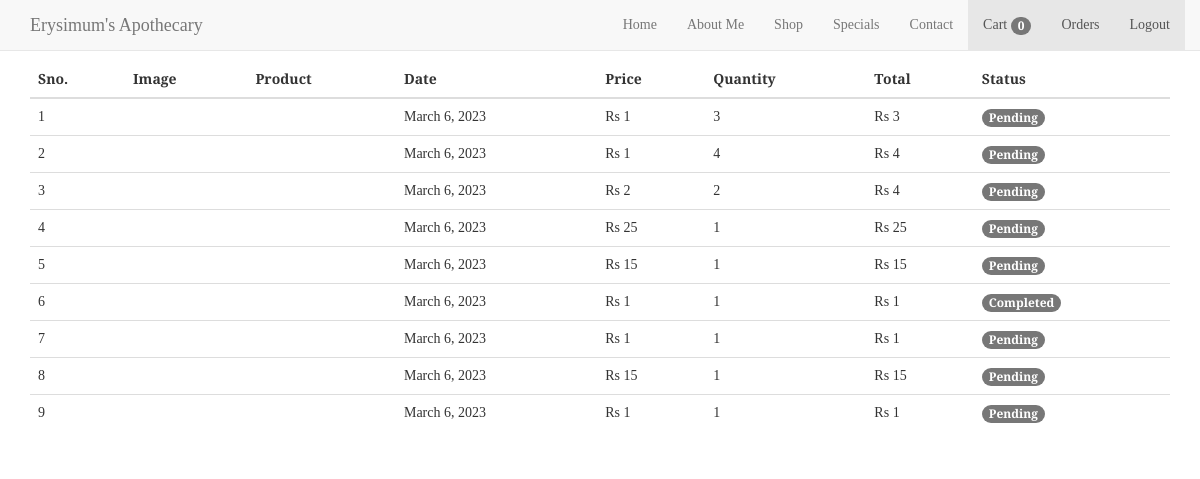
/shop/orders (signed in), run on an earlier commit of the app's database.
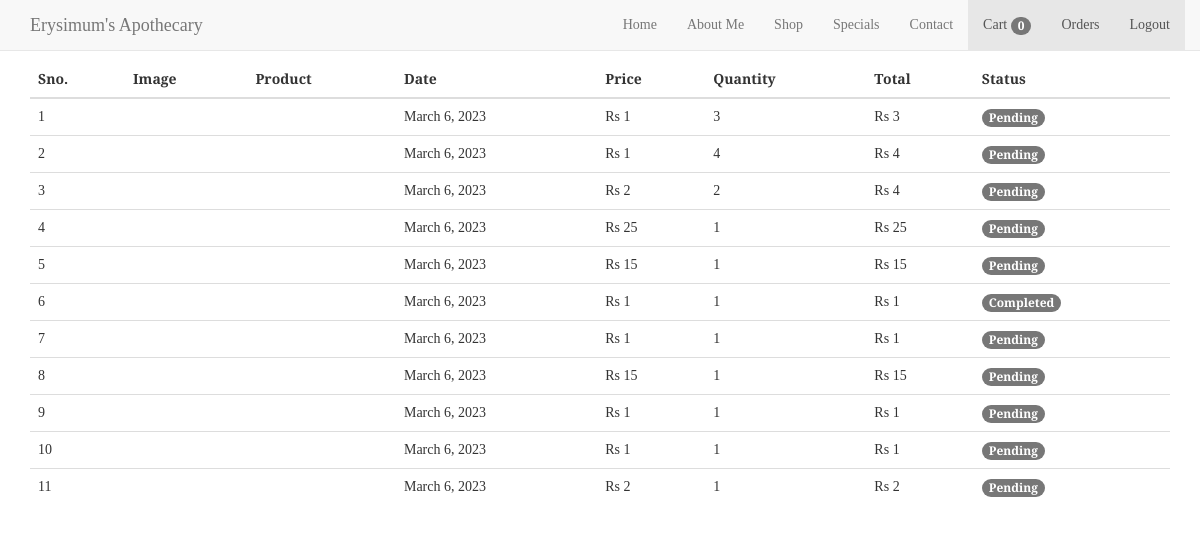
And on a later commit of the database.
### shop/models.py (models this page shows, shortened)
class Order(models.Model):
    product = models.ForeignKey(Product,
                                on_delete=models.CASCADE)
    customer = models.ForeignKey(Customer,
                                 on_delete=models.CASCADE)
    quantity = models.IntegerField(default=1)
    price = models.IntegerField()
    address = models.CharField(max_length=50, default='', blank=True)
    phone = models.CharField(max_length=50, default='', blank=True)
    date = models.DateField(default=datetime.datetime.today)
    status = models.BooleanField(default=False)
    tracking_number = models.TextField(default='', blank=True)
    @staticmethod
    def get_orders_by_customer(customer_id):
        return Order.objects.filter(customer=customer_id).order_by('-date')

### shop/templatetags/custom_filter.py (called while the page is built)
@register.filter(name='currency')
def currency(number):
    return "Rs "+str(number)

@register.filter(name='multiply')
def multiply(number , number1):
    return number * number1

### shop/views.py (called while the page is built)
	def get(self, request):
		customer = request.session.get('customer')
		orders = Order.get_orders_by_customer(customer)
		print(orders)
		return render(request, 'orders.html', {
                     'orders': orders,
                     'tempImageWorkAround': "/static/"
                     }
                     )

### shop/templates/orders.html (shortened to what this page needs)
{% extends "base_templates/base_shop.html" %}
{% block body %}
{% load cart %}
{% load custom_filter %}
<div class="container">
   <div class="border rounded p-4 m-4">
        <p class="display-4 pl-4 ml-4">Your Orders</p>
        <table class="table">
            <thead>
                <tr>
                    <th>Sno.</th>
                    <th>Image</th>
                    <th>Product</th>
                    <th>Date</th>
                    <th>Price</th>
                    <th>Quantity</th>
                    <th>Total</th>
                    <th>Status</th>
                </tr>
            </thead>
            <tbody>
                {% for order in orders %}
                <tr>
                    <td>{{forloop.counter}}</td>
                    <td><img style="height: 80px;" class="rounded-circle" src="{{tempImageWorkAround}}{{product.product_image}}" alt=""></td>
                    <td>{{order.product.name}}</td>
                    <td>{{order.date}}</td>
                    <td>{{order.price|currency}}</td>
                    <td>{{order.quantity}}</td>
                    <td>{{order.quantity|multiply:order.price|currency}}</td>
                    {% if order.status %}
                    <td><small class="badge badge-success">Completed</small></td>
                    {%else%}
                    <td><small class="badge badge-warning">Pending</small></td>
                    {% endif %}
                </tr>
                {% endfor %}
            </tbody>
        </table>
   </div>
</div>
{% endblock %}

What changed in the data, as far as the page shows it:
added Order: date "March 6, 2023", price "Rs 1", quantity "1", quantity|multiply "Rs 1", status "Pending"
added Order: date "March 6, 2023", price "Rs 2", quantity "1", quantity|multiply "Rs 2", status "Pending"
